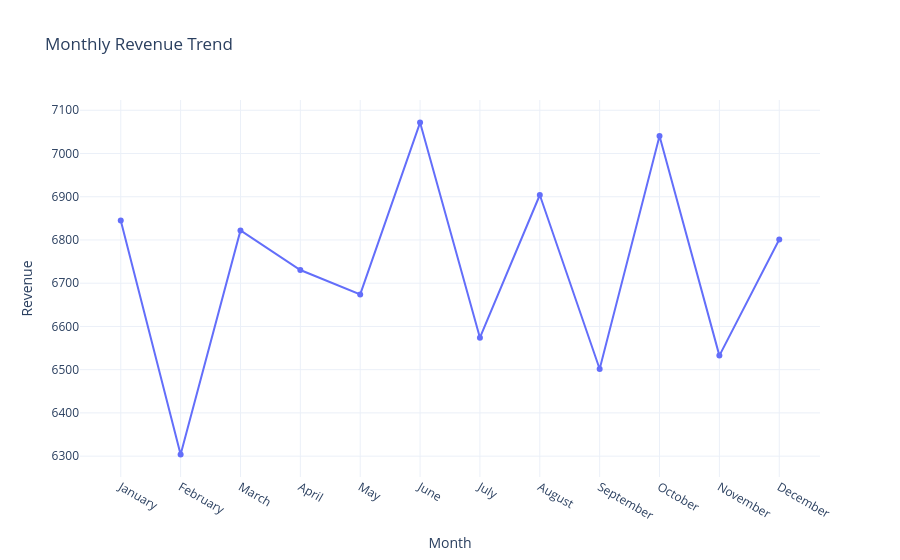

Here is the notebook cell this chart was saved with:
### Code cell
monthly_df = monthly_sales.reset_index()
monthly_df.columns = ["Month", "Revenue"]

fig = px.line(
    monthly_df,
    x="Month",
    y="Revenue",
    title="Monthly Revenue Trend",
    markers=True
)

fig.update_layout(template="plotly_white")

fig.show()

### Figure 1 — Plotly figure (JSON) as saved in the notebook; plotly's stock layout.template omitted (floating-point values rounded to 4 significant figures)
{"data": [{"hovertemplate": "Month=%{x}<br>Revenue=%{y}<extra></extra>", "legendgroup": "", "line": {"color": "#636efa", "dash": "solid"}, "marker": {"symbol": "circle"}, "mode": "lines+markers", "name": "", "orientation": "v", "showlegend": false, "type": "scatter", "x": ["January", "February", "March", "April", "May", "June", "July", "August", "September", "October", "November", "December"], "xaxis": "x", "y": [6845.0, 6304.0, 6822.0, 6730.0, 6674.0, 7072.0, 6574.0, 6904.0, 6502.0, 7040.0, 6532.0, 6801.0], "yaxis": "y"}], "layout": {"legend": {"tracegroupgap": 0}, "title": {"text": "Monthly Revenue Trend"}, "xaxis": {"anchor": "y", "domain": [0, 1], "title": {"text": "Month"}}, "yaxis": {"anchor": "x", "domain": [0, 1], "title": {"text": "Revenue"}}}}
